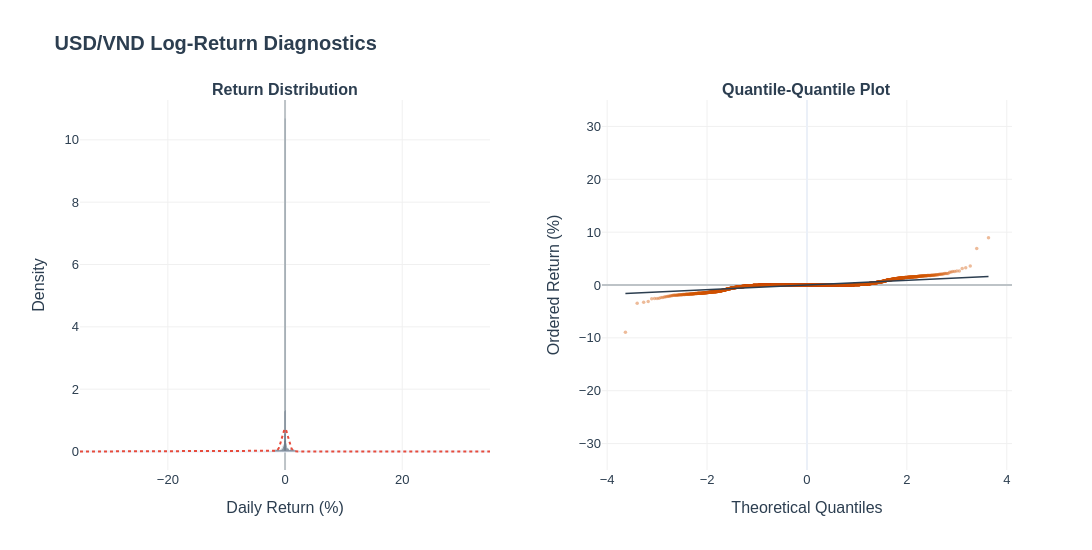

Write notebook code for a chart like this one.
### Code cell
# 2. Spacious Horizontal Range (±35% centered at 0)
# This provides generous padding around the bulk of the data
h_range = [-35, 35]
# 3. Setup Figure
fig = make_subplots(
    rows=1,
    cols=2,
    subplot_titles=("<b>Return Distribution</b>", "<b>Quantile-Quantile Plot</b>"),
    horizontal_spacing=0.12,
)
# --- Subplot 1: Distribution ---
fig.add_trace(
    go.Histogram(
        x=val,
        nbinsx=500,  # High granularity for the peak
        histnorm="probability density",
        name="Empirical",
        marker_color="#34495e",  # Slightly lighter slate
        opacity=0.85,
    ),
    row=1,
    col=1,
)
# Normal Curve (Reference)
x_range = np.linspace(h_range[0], h_range[1], 1000)
y_norm = stats.norm.pdf(x_range, val.mean(), val.std())
fig.add_trace(
    go.Scatter(
        x=x_range,
        y=y_norm,
        mode="lines",
        name="Normal Approx",
        line=dict(color="#e74c3c", width=2, dash="dot"),
    ),
    row=1,
    col=1,
)
# --- Subplot 2: Q-Q Plot ---
fig.add_trace(
    go.Scatter(
        x=osm,
        y=osr,
        mode="markers",
        name="Quantiles",
        marker=dict(color="#d35400", size=3.5, opacity=0.4),
    ),
    row=1,
    col=2,
)
fig.add_trace(
    go.Scatter(
        x=line_x,
        y=line_y,
        mode="lines",
        name="Ideal Normal",
        line=dict(color="#2c3e50", width=1.5),
    ),
    row=1,
    col=2,
)
# 4. Global Refinement
fig.update_layout(
    template="plotly_white",
    height=550,
    width=1200,  # Slightly wider
    showlegend=False,
    bargap=0.05,  # Adds spacing between bins for "The Economist" look
    font=dict(family="Arial, sans-serif", size=13, color="#2c3e50"),
    title_text="<b>USD/VND Log-Return Diagnostics</b>",
    title_font_size=20,
    title_x=0.05,
    margin=dict(t=100, b=80, l=80, r=80),
)
# Precision Axis Control
fig.update_xaxes(
    title_text="Daily Return (%)",
    range=h_range,
    row=1,
    col=1,
    showgrid=True,
    gridcolor="#f0f0f0",
    zerolinecolor="#bdc3c7",
)
fig.update_yaxes(title_text="Density", row=1, col=1, showgrid=True, gridcolor="#f0f0f0")
fig.update_xaxes(title_text="Theoretical Quantiles", row=1, col=2, gridcolor="#f0f0f0")
fig.update_yaxes(
    title_text="Ordered Return (%)",
    range=h_range,
    row=1,
    col=2,
    showgrid=True,
    gridcolor="#f0f0f0",
    zerolinecolor="#bdc3c7",
)
fig.show()

### Figure 1 — Plotly figure (JSON) as saved in the notebook; plotly's stock layout.template omitted (floating-point values rounded to 4 significant figures; data arrays with more than 128 entries replaced by an {"elided": "..."} marker saying what was removed)
{"data": [{"histnorm": "probability density", "marker": {"color": "#34495e"}, "name": "Empirical", "nbinsx": 500, "opacity": 0.85, "type": "histogram", "x": {"elided": "4966 float values"}, "xaxis": "x", "yaxis": "y"}, {"line": {"color": "#e74c3c", "dash": "dot", "width": 2}, "mode": "lines", "name": "Normal Approx", "type": "scatter", "x": {"elided": "1000 float values"}, "xaxis": "x", "y": {"elided": "1000 float values"}, "yaxis": "y"}, {"marker": {"color": "#d35400", "opacity": 0.4, "size": 3.5}, "mode": "markers", "name": "Quantiles", "type": "scatter", "x": {"elided": "4966 float values"}, "xaxis": "x2", "y": {"elided": "4966 float values"}, "yaxis": "y2"}, {"line": {"color": "#2c3e50", "width": 1.5}, "mode": "lines", "name": "Ideal Normal", "type": "scatter", "x": [-3.634, 3.634], "xaxis": "x2", "y": [-1.589, 1.6], "yaxis": "y2"}], "layout": {"annotations": [{"font": {"size": 16}, "showarrow": false, "text": "<b>Return Distribution</b>", "x": 0.22, "xanchor": "center", "xref": "paper", "y": 1, "yanchor": "bottom", "yref": "paper"}, {"font": {"size": 16}, "showarrow": false, "text": "<b>Quantile-Quantile Plot</b>", "x": 0.78, "xanchor": "center", "xref": "paper", "y": 1, "yanchor": "bottom", "yref": "paper"}], "bargap": 0.05, "font": {"color": "#2c3e50", "family": "Arial, sans-serif", "size": 13}, "height": 550, "margin": {"b": 80, "l": 80, "r": 80, "t": 100}, "showlegend": false, "title": {"font": {"size": 20}, "text": "<b>USD/VND Log-Return Diagnostics</b>", "x": 0.05}, "width": 1200, "xaxis": {"anchor": "y", "domain": [0, 0.44], "gridcolor": "#f0f0f0", "range": [-35, 35], "showgrid": true, "title": {"text": "Daily Return (%)"}, "zerolinecolor": "#bdc3c7"}, "xaxis2": {"anchor": "y2", "domain": [0.56, 1], "gridcolor": "#f0f0f0", "title": {"text": "Theoretical Quantiles"}}, "yaxis": {"anchor": "x", "domain": [0, 1], "gridcolor": "#f0f0f0", "showgrid": true, "title": {"text": "Density"}}, "yaxis2": {"anchor": "x2", "domain": [0, 1], "gridcolor": "#f0f0f0", "range": [-35, 35], "showgrid": true, "title": {"text": "Ordered Return (%)"}, "zerolinecolor": "#bdc3c7"}}}
